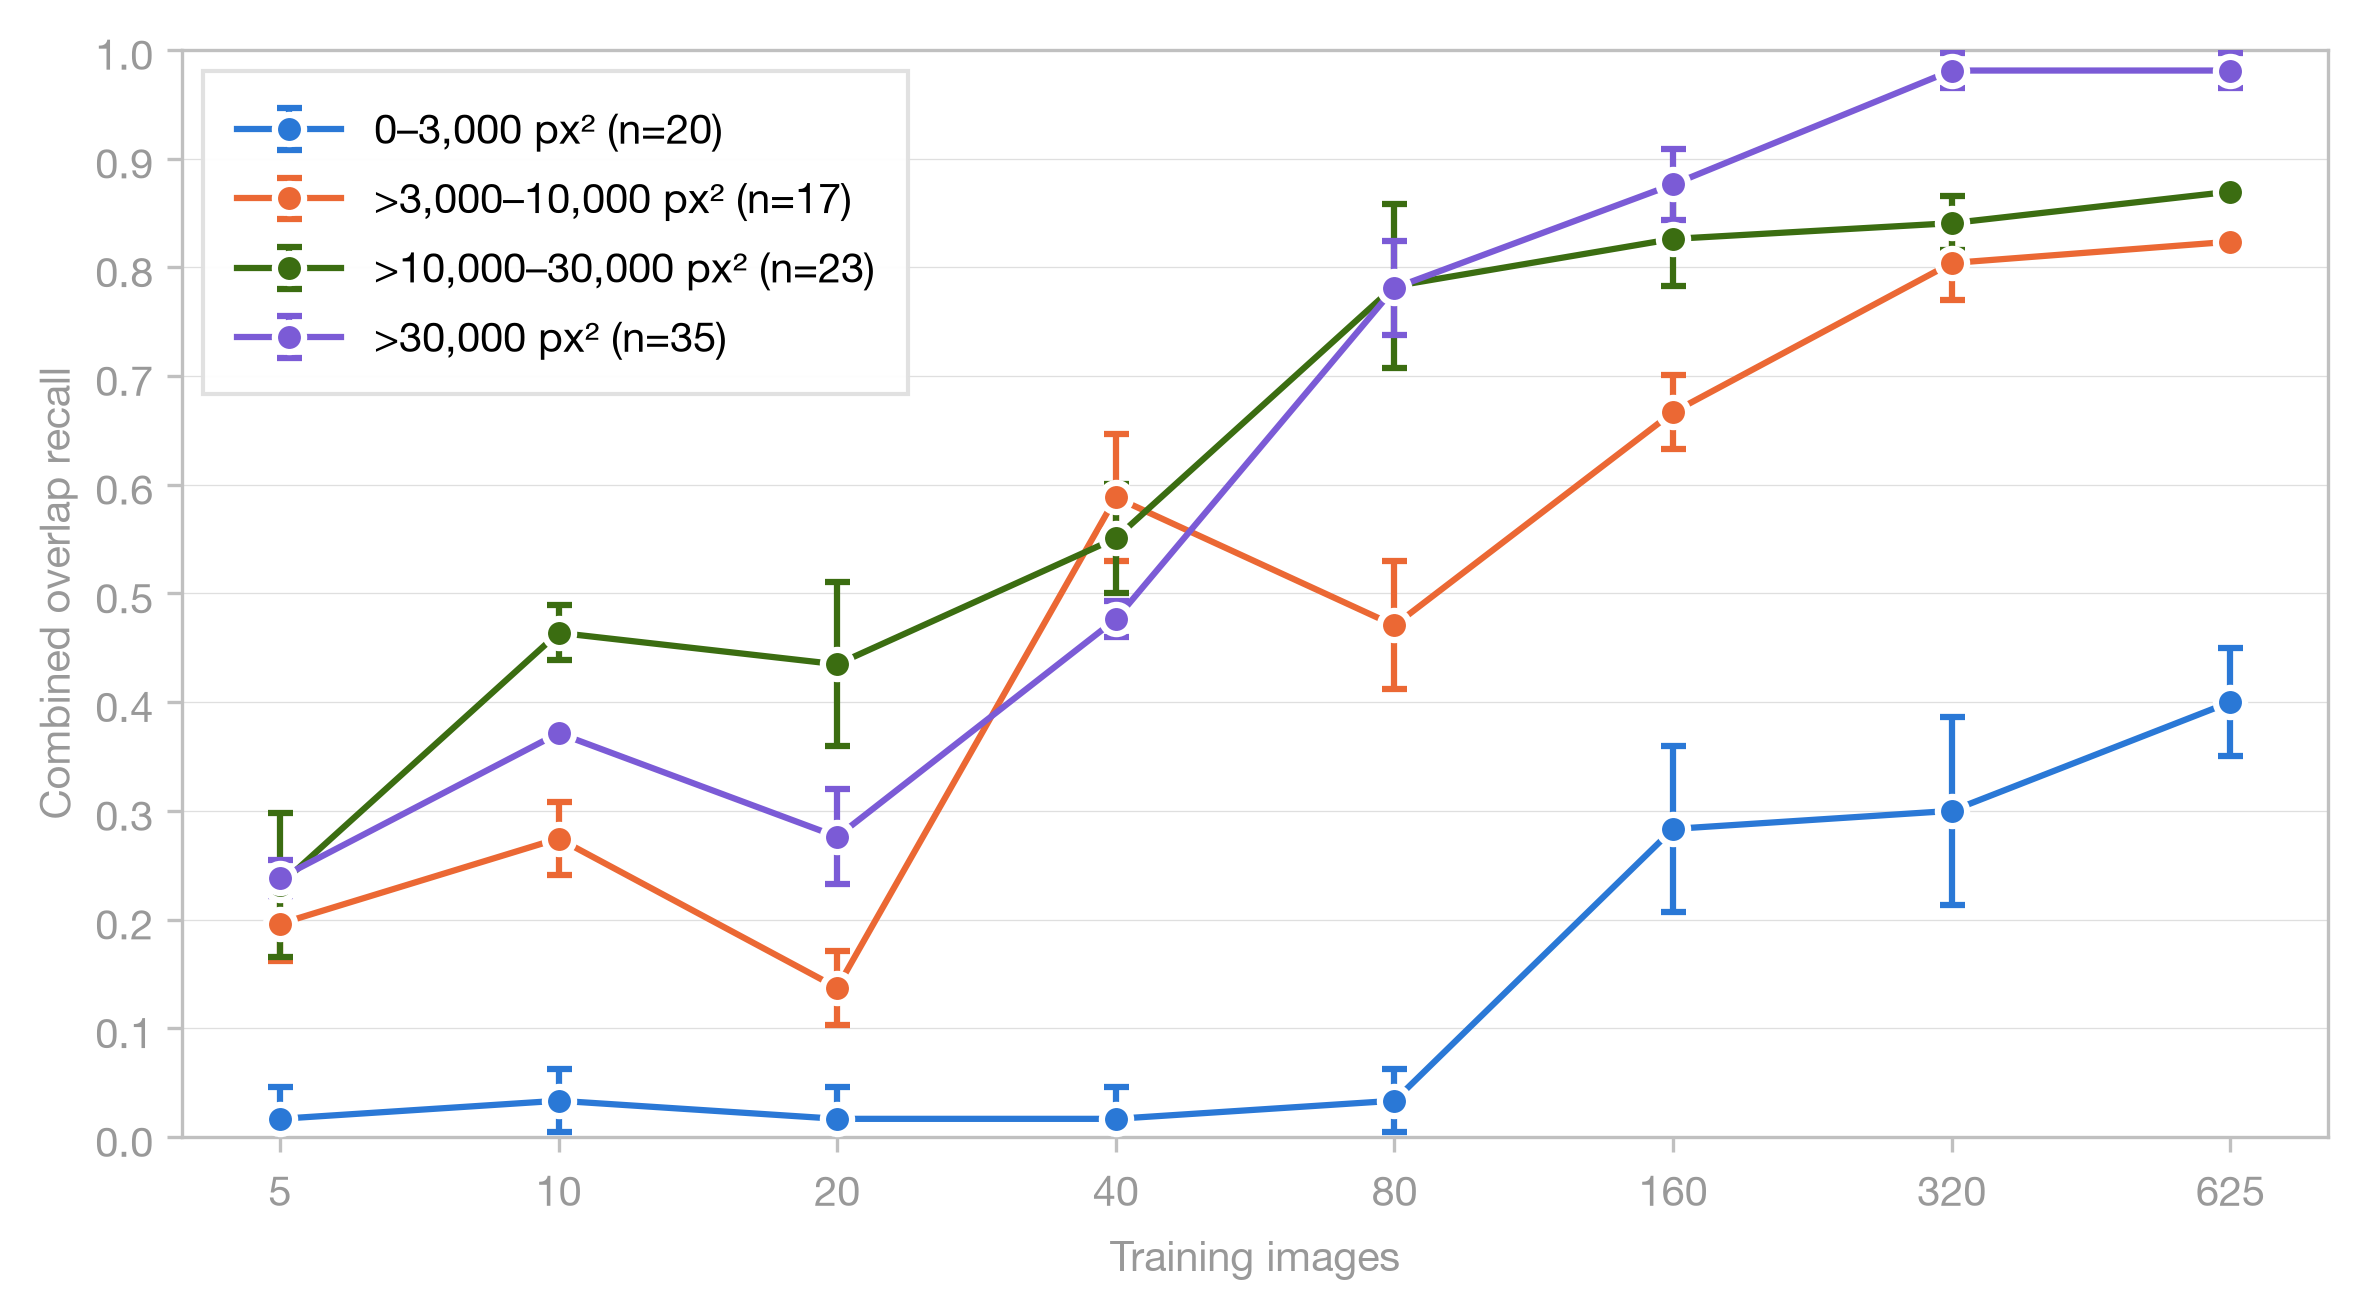

This chart was generated by the following Python code:
"""Case-level overlap detection (IoU > 0.2) by training size and mass area.

Uses canonical data-scaling test predictions at final checkpoints. Outputs
terminal tables, Markdown, JSON, PNG, and PDF with mean ± sample SD across seeds.

Run from the project root:
    python analysis/data_scaling/evaluate_mass_size_vs_detection/evaluate_mass_size_vs_detection_iou_02.py
"""

import json
import sys
from collections import defaultdict
from pathlib import Path
from statistics import mean, stdev

import matplotlib
matplotlib.use("Agg")
import matplotlib.pyplot as plt
import matplotlib.ticker as ticker

SCRIPT_DIR = Path(__file__).resolve().parent
PROJECT_ROOT = SCRIPT_DIR.parents[2]
if str(PROJECT_ROOT) not in sys.path:
    sys.path.insert(0, str(PROJECT_ROOT))

from analysis.predictions_dataset.constants import MIN_PRED_AREA_FRACTION
from analysis.predictions_dataset.load_predictions_dataset import (
    DatasetValidationError,
    load_predictions_dataset,
)

FLAG_FIELD = "overlap_detection_iou_02_flag"
NORMAL_FLAG_FIELD = "normal_false_positive"
OUT_BASE = "evaluate_mass_size_vs_detection_iou_02"
IOU_THRESHOLD = 0.2
TITLE = f"Case-level overlap-based detection (IoU>{IOU_THRESHOLD:g}) by training size and mass size"
DEFINITION = (
    "A mass case is detected when the highest single-component IoU between a "
    f"retained predicted component and the ground-truth mass exceeds {IOU_THRESHOLD:g}. "
    "Off-target blobs are ignored, so this is comparable to centroid detection."
)
DEFINITION_METADATA = {
    "detection_definition": f"IoU > {IOU_THRESHOLD:g}",
    "iou_threshold": IOU_THRESHOLD,
}
DETECTION_LABEL = "Overlap Detection"
Y_LABEL = "Combined overlap recall"
NOISE_FLOOR = f"{MIN_PRED_AREA_FRACTION * 100:g}% of image area"
EXPERIMENT_NAME = "data_scaling"
EVALUATION_SPLIT = "test"
CHECKPOINT = "final"
SEEDS = [42, 43, 44]
SIZES = [5, 10, 20, 40, 80, 160, 320, 625]
GROUPS = [("All masses", "combined"), ("Malignant masses", "malignant"), ("Benign masses", "benign")]
MASS_BINS = [
    ("0–3,000 px²", 0, 3001),
    (">3,000–10,000 px²", 3001, 10001),
    (">10,000–30,000 px²", 10001, 30001),
    (">30,000 px²", 30001, None),
]
BIN_COLORS = ["#2a78d6", "#eb6834", "#3b6d11", "#7B5BD6"]

plt.rcParams.update({
    "font.family": "sans-serif",
    "font.sans-serif": ["Helvetica Neue", "Helvetica", "Arial", "sans-serif"],
    "font.size": 10,
    "font.weight": "400",
    "axes.labelsize": 10,
    "axes.labelcolor": "#999999",
    "xtick.labelsize": 10,
    "ytick.labelsize": 10,
    "xtick.color": "#999999",
    "ytick.color": "#999999",
    "legend.fontsize": 10,
    "legend.framealpha": 0.95,
    "legend.edgecolor": "#e0e0e0",
    "grid.linewidth": 0.3,
    "grid.alpha": 0.4,
    "figure.facecolor": "white",
    "axes.facecolor": "white",
    "axes.spines.top": True,
    "axes.spines.right": True,
})


def select_runs(rows):
    runs = defaultdict(list)
    for row in rows:
        if (
            row.experiment_name == EXPERIMENT_NAME
            and row.evaluation_split == EVALUATION_SPLIT
            and row.checkpoint == CHECKPOINT
            and row.training_set_size in SIZES
            and row.seed in SEEDS
        ):
            runs[row.training_set_size, row.seed].append(row)

    reference_cases = None
    for size in SIZES:
        for seed in SEEDS:
            run = runs[size, seed]
            if not run:
                raise DatasetValidationError(f"Missing scaling run: size={size}, seed={seed}")
            if len({row.configuration_id for row in run}) != 1:
                raise DatasetValidationError(f"Multiple configurations: size={size}, seed={seed}")
            cases = {
                row.image_id: (
                    row.pathology, row.mass_present, row.ground_truth_mass_area_px,
                    row.image_height_px, row.image_width_px, row.reference_path,
                    row.original_data_path, row.evaluation_unit,
                )
                for row in run
            }
            if len(cases) != len(run):
                raise DatasetValidationError(f"Duplicate cases: size={size}, seed={seed}")
            if reference_cases is None:
                reference_cases = cases
            if cases != reference_cases:
                raise DatasetValidationError(f"Test cases differ: size={size}, seed={seed}")
            for row in run:
                if row.pathology in ("malignant", "benign"):
                    if (not row.mass_present or row.ground_truth_mass_area_px <= 0
                            or not isinstance(getattr(row, FLAG_FIELD), bool)):
                        raise DatasetValidationError(f"Invalid mass case: {row.image_id}")
                elif row.pathology == "normal":
                    if (row.mass_present or row.ground_truth_mass_area_px != 0
                            or not isinstance(getattr(row, NORMAL_FLAG_FIELD), bool)):
                        raise DatasetValidationError(f"Invalid normal case: {row.image_id}")
                else:
                    raise DatasetValidationError(f"Unknown pathology: {row.pathology}")
    return runs


def mass_cases_in_bin(rows, positive_class, low, high):
    return [
        row for row in rows
        if row.mass_present
        and (positive_class == "combined" or row.pathology == positive_class)
        and row.ground_truth_mass_area_px >= low
        and (high is None or row.ground_truth_mass_area_px < high)
    ]


def evaluate_bin(rows, positive_class, low, high):
    positives = mass_cases_in_bin(rows, positive_class, low, high)
    normal_cases = [row for row in rows if row.pathology == "normal"]
    if not positives or not normal_cases:
        raise DatasetValidationError(
            f"Missing mass-bin or normal cases: group={positive_class}, bin=[{low}, {high})"
        )
    return (
        mean(getattr(row, FLAG_FIELD) for row in positives),
        mean(getattr(row, NORMAL_FLAG_FIELD) for row in normal_cases),
    )


def summarize_sizes_by_bin(runs, positive_class):
    result = {}
    for label, low, high in MASS_BINS:
        metrics = {
            "Detection": {"mean": [], "std": []},
            "False positive rate": {"mean": [], "std": []},
        }
        for size in SIZES:
            values = [evaluate_bin(runs[size, seed], positive_class, low, high) for seed in SEEDS]
            for metric, per_seed in zip(metrics.values(), zip(*values)):
                metric["mean"].append(mean(per_seed))
                metric["std"].append(stdev(per_seed))
        result[label] = metrics
    return result


def fmt(metric, index):
    return f"{metric['mean'][index]:.3f} ± {metric['std'][index]:.3f}"


def main():
    data = load_predictions_dataset()
    runs = select_runs(data.rows)
    stats = {group: summarize_sizes_by_bin(runs, group) for _, group in GROUPS}
    reference_rows = runs[SIZES[0], SEEDS[0]]
    bin_counts = {
        group: {
            label: len(mass_cases_in_bin(reference_rows, group, low, high))
            for label, low, high in MASS_BINS
        }
        for _, group in GROUPS
    }
    description = (
        "Data-scaling test runs: seeds 42/43/44, final checkpoints, "
        f"training sizes {', '.join(map(str, SIZES))}. Noise floor {NOISE_FLOOR}. "
        "Mass-present cases split by ground_truth_mass_area_px into four bins. "
        "Values are mean ± sample SD across seeds."
    )
    payload = {
        "title": TITLE,
        "description": description,
        "noise_floor": NOISE_FLOOR,
        **DEFINITION_METADATA,
        "mass_bins": [{"label": label, "low": low, "high": high} for label, low, high in MASS_BINS],
        "bin_counts": bin_counts,
        "dataset_snapshot_id": data.snapshot_id,
        "experiment_name": EXPERIMENT_NAME,
        "evaluation_split": EVALUATION_SPLIT,
        "checkpoint": CHECKPOINT,
        "seeds": SEEDS,
        "training_set_sizes": SIZES,
        **stats,
    }
    (SCRIPT_DIR / f"{OUT_BASE}.json").write_text(
        json.dumps(payload, indent=2, allow_nan=False) + "\n", encoding="utf-8"
    )
    lines = [
        f"# {TITLE}", "", description, "",
        f"Dataset snapshot: `{data.snapshot_id}`.", "", DEFINITION, "",
        "Area-bin lower bounds are inclusive and upper bounds exclusive: "
        "[0, 3001), [3001, 10001), [10001, 30001), [30001, ∞) pixels².", "",
        "False-positive rates use all normal cases, not mass-size bins, and are "
        "identical across bins and pathology groups at each training size. "
        "A normal case with any retained predicted mass component is a false alarm.", "",
        "The plot shows combined recall for each mass-size bin; error bars are "
        "sample SD across the three seeds. Training sizes are equally spaced.", "",
    ]
    for title, group in GROUPS:
        lines.extend([f"## {title}", ""])
        for label, _, _ in MASS_BINS:
            metrics = stats[group][label]
            lines.extend([
                f"### {label} (n={bin_counts[group][label]})", "",
                f"| Training size | {DETECTION_LABEL} | Normal cases FP rate |",
                "|--------------:|----------:|---------------------:|",
            ])
            for index, size in enumerate(SIZES):
                lines.append(
                    f"| {size} | {fmt(metrics['Detection'], index)} | "
                    f"{fmt(metrics['False positive rate'], index)} |"
                )
            lines.append("")
    report = "\n".join(lines)
    (SCRIPT_DIR / f"{OUT_BASE}.md").write_text(report, encoding="utf-8")
    print(report)

    fig, ax = plt.subplots(figsize=(8, 4.5))
    positions = list(range(len(SIZES)))
    for (label, _, _), color in zip(MASS_BINS, BIN_COLORS):
        metric = stats["combined"][label]["Detection"]
        ax.errorbar(
            positions, metric["mean"], yerr=metric["std"], fmt="-o", color=color,
            label=f"{label} (n={bin_counts['combined'][label]})",
            markersize=7, linewidth=1.5, capsize=3,
            markeredgecolor="white", markeredgewidth=1.5, zorder=3,
        )
    ax.set_xlabel("Training images")
    ax.set_ylabel(Y_LABEL)
    ax.set_xticks(positions, labels=SIZES)
    ax.set_ylim(0, 1.0)
    ax.set_yticks([value / 10 for value in range(11)])
    ax.yaxis.set_major_formatter(ticker.FormatStrFormatter("%.1f"))
    ax.grid(True, axis="y", linewidth=0.3, alpha=0.4)
    ax.grid(False, axis="x")
    for spine in ax.spines.values():
        spine.set_color("#c0c0c0")
    ax.tick_params(axis="both", which="both", color="#c0c0c0", labelcolor="#999999")
    ax.legend(loc="best", frameon=True, fancybox=False, borderpad=0.8, handlelength=2.5)
    fig.tight_layout(pad=1.2)
    for extension in ("pdf", "png"):
        output_path = SCRIPT_DIR / f"{OUT_BASE}.{extension}"
        metadata = {"CreationDate": None} if extension == "pdf" else None
        fig.savefig(output_path, dpi=300, bbox_inches="tight", metadata=metadata)
        print(f"Wrote {output_path}")
    plt.close(fig)


if __name__ == "__main__":
    main()
